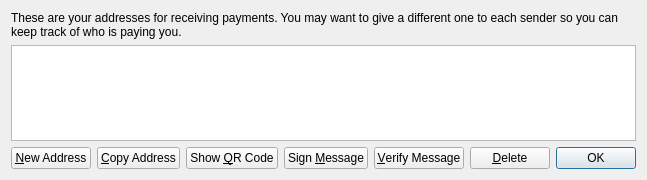
<?xml version="1.0" encoding="UTF-8"?>
<ui version="4.0">
 <class>AddressBookPage</class>
 <widget class="QWidget" name="AddressBookPage">
  <property name="geometry">
   <rect>
    <x>0</x>
    <y>0</y>
    <width>260</width>
    <height>180</height>
   </rect>
  </property>
  <property name="windowTitle">
   <string>Address Book</string>
  </property>
  <layout class="QVBoxLayout" name="verticalLayout">
   <item>
    <widget class="QLabel" name="labelExplanation">
     <property name="text">
      <string>These are your addresses for receiving payments. You may want to give a different one to each sender so you can keep track of who is paying you.</string>
     </property>
     <property name="textFormat">
      <enum>Qt::PlainText</enum>
     </property>
     <property name="wordWrap">
      <bool>true</bool>
     </property>
    </widget>
   </item>
   <item>
    <widget class="QTableView" name="tableView">
     <property name="contextMenuPolicy">
      <enum>Qt::CustomContextMenu</enum>
     </property>
     <property name="toolTip">
      <string>Double-click to edit label</string>
     </property>
     <property name="tabKeyNavigation">
      <bool>false</bool>
     </property>
     <property name="selectionMode">
      <enum>QAbstractItemView::SingleSelection</enum>
     </property>
     <property name="selectionBehavior">
      <enum>QAbstractItemView::SelectRows</enum>
     </property>
     <property name="sortingEnabled">
      <bool>true</bool>
     </property>
     <attribute name="verticalHeaderVisible">
      <bool>false</bool>
     </attribute>
    </widget>
   </item>
   <item>
    <layout class="QHBoxLayout" name="horizontalLayout">
     <item>
      <widget class="QPushButton" name="newAddressButton">
       <property name="toolTip">
        <string>Create a new address</string>
       </property>
       <property name="text">
        <string>&amp;New Address</string>
       </property>
      </widget>
     </item>
     <item>
      <widget class="QPushButton" name="copyToClipboard">
       <property name="toolTip">
        <string>Copy the currently selected address to the system clipboard</string>
       </property>
       <property name="text">
        <string>&amp;Copy Address</string>
       </property>
      </widget>
     </item>
     <item>
      <widget class="QPushButton" name="showQRCode">
       <property name="text">
        <string>Show &amp;QR Code</string>
       </property>
      </widget>
     </item>
     <item>
      <widget class="QPushButton" name="signMessage">
       <property name="toolTip">
        <string>Sign a message to prove you own a Vortex address</string>
       </property>
       <property name="text">
        <string>Sign &amp;Message</string>
       </property>
      </widget>
     </item>
     <item>
      <widget class="QPushButton" name="verifyMessage">
       <property name="toolTip">
        <string>Verify a message to ensure it was signed with a specified Vortex address</string>
       </property>
       <property name="text">
        <string>&amp;Verify Message</string>
       </property>
      </widget>
     </item>
     <item>
      <widget class="QPushButton" name="deleteButton">
       <property name="toolTip">
        <string>Delete the currently selected address from the list</string>
       </property>
       <property name="text">
        <string>&amp;Delete</string>
       </property>
      </widget>
     </item>
     <item>
      <spacer name="horizontalSpacer">
       <property name="orientation">
        <enum>Qt::Horizontal</enum>
       </property>
       <property name="sizeHint" stdset="0">
        <size>
         <width>40</width>
         <height>20</height>
        </size>
       </property>
      </spacer>
     </item>
     <item>
      <widget class="QDialogButtonBox" name="buttonBox">
       <property name="sizePolicy">
        <sizepolicy hsizetype="Maximum" vsizetype="Fixed">
         <horstretch>0</horstretch>
         <verstretch>0</verstretch>
        </sizepolicy>
       </property>
       <property name="standardButtons">
        <set>QDialogButtonBox::Ok</set>
       </property>
      </widget>
     </item>
    </layout>
   </item>
  </layout>
 </widget>
 <resources>
  <include location="../bitcoin.qrc"/>
 </resources>
 <connections/>
</ui>
